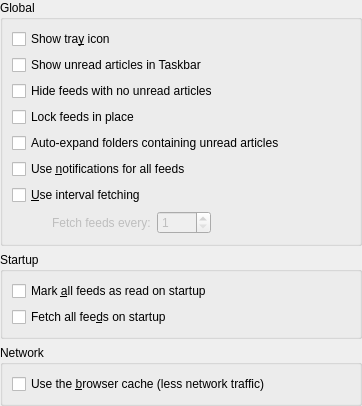
<?xml version="1.0" encoding="UTF-8"?>
<ui version="4.0">
 <author>Teemu Rytilahti</author>
 <class>Akregator::SettingsGeneral</class>
 <widget class="QWidget" name="Akregator::SettingsGeneral">
  <property name="geometry">
   <rect>
    <x>0</x>
    <y>0</y>
    <width>362</width>
    <height>378</height>
   </rect>
  </property>
  <layout class="QVBoxLayout" name="verticalLayout_4" stretch="0,0,0,1">
   <property name="leftMargin">
    <number>0</number>
   </property>
   <property name="topMargin">
    <number>0</number>
   </property>
   <property name="rightMargin">
    <number>0</number>
   </property>
   <property name="bottomMargin">
    <number>0</number>
   </property>
   <item>
    <widget class="QGroupBox" name="groupBox_3">
     <property name="title">
      <string comment="global settings">Global</string>
     </property>
     <layout class="QVBoxLayout" name="verticalLayout_3">
      <item>
       <widget class="QCheckBox" name="kcfg_ShowTrayIcon">
        <property name="text">
         <string>Show tra&amp;y icon</string>
        </property>
       </widget>
      </item>
      <item>
       <widget class="QCheckBox" name="kcfg_ShowUnreadInTaskbar">
        <property name="text">
         <string>Show unread articles in Taskbar</string>
        </property>
       </widget>
      </item>
      <item>
       <widget class="QCheckBox" name="kcfg_HideReadFeeds">
        <property name="text">
         <string>Hide feeds with no unread articles</string>
        </property>
       </widget>
      </item>
      <item>
       <widget class="QCheckBox" name="kcfg_LockFeedsInPlace">
        <property name="text">
         <string>Lock feeds in place</string>
        </property>
       </widget>
      </item>
      <item>
       <widget class="QCheckBox" name="kcfg_AutoExpandFolders">
        <property name="text">
         <string>Auto-expand folders containing unread articles</string>
        </property>
       </widget>
      </item>
      <item>
       <widget class="QCheckBox" name="kcfg_UseNotifications">
        <property name="toolTip">
         <string/>
        </property>
        <property name="whatsThis">
         <string>Select this if you want to get notified when there are new articles.</string>
        </property>
        <property name="text">
         <string>Use &amp;notifications for all feeds</string>
        </property>
       </widget>
      </item>
      <item>
       <widget class="QCheckBox" name="kcfg_UseIntervalFetch">
        <property name="text">
         <string>&amp;Use interval fetching</string>
        </property>
       </widget>
      </item>
      <item>
       <layout class="QHBoxLayout" name="horizontalLayout">
        <item>
         <spacer>
          <property name="orientation">
           <enum>Qt::Horizontal</enum>
          </property>
          <property name="sizeType">
           <enum>QSizePolicy::Fixed</enum>
          </property>
          <property name="sizeHint" stdset="0">
           <size>
            <width>40</width>
            <height>20</height>
           </size>
          </property>
         </spacer>
        </item>
        <item>
         <widget class="QLabel" name="autoFetchIntervalLabel">
          <property name="enabled">
           <bool>false</bool>
          </property>
          <property name="text">
           <string>Fetch feeds every:</string>
          </property>
         </widget>
        </item>
        <item>
         <widget class="KPluralHandlingSpinBox" name="kcfg_AutoFetchInterval">
          <property name="enabled">
           <bool>false</bool>
          </property>
          <property name="minimum">
           <number>1</number>
          </property>
          <property name="maximum">
           <number>3600</number>
          </property>
          <property name="singleStep">
           <number>10</number>
          </property>
         </widget>
        </item>
        <item>
         <spacer name="horizontalSpacer">
          <property name="orientation">
           <enum>Qt::Horizontal</enum>
          </property>
          <property name="sizeHint" stdset="0">
           <size>
            <width>40</width>
            <height>20</height>
           </size>
          </property>
         </spacer>
        </item>
       </layout>
      </item>
     </layout>
    </widget>
   </item>
   <item>
    <widget class="QGroupBox" name="groupBox_2">
     <property name="title">
      <string>Startup</string>
     </property>
     <layout class="QVBoxLayout" name="verticalLayout_2">
      <item>
       <widget class="QCheckBox" name="kcfg_MarkAllFeedsReadOnStartup">
        <property name="text">
         <string>Mark &amp;all feeds as read on startup</string>
        </property>
       </widget>
      </item>
      <item>
       <widget class="QCheckBox" name="kcfg_FetchOnStartup">
        <property name="text">
         <string>Fetch all fee&amp;ds on startup</string>
        </property>
       </widget>
      </item>
     </layout>
    </widget>
   </item>
   <item>
    <widget class="QGroupBox" name="groupBox">
     <property name="title">
      <string>Network</string>
     </property>
     <layout class="QVBoxLayout" name="verticalLayout">
      <item>
       <widget class="QCheckBox" name="kcfg_UseHTMLCache">
        <property name="text">
         <string>Use the &amp;browser cache (less network traffic)</string>
        </property>
       </widget>
      </item>
     </layout>
    </widget>
   </item>
   <item>
    <spacer>
     <property name="orientation">
      <enum>Qt::Vertical</enum>
     </property>
     <property name="sizeHint" stdset="0">
      <size>
       <width>20</width>
       <height>1</height>
      </size>
     </property>
    </spacer>
   </item>
  </layout>
 </widget>
 <customwidgets>
  <customwidget>
   <class>KPluralHandlingSpinBox</class>
   <extends>QSpinBox</extends>
   <header>kpluralhandlingspinbox.h</header>
  </customwidget>
 </customwidgets>
 <resources/>
 <connections/>
</ui>
